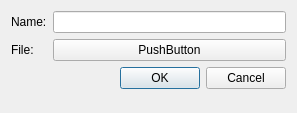
<?xml version="1.0" encoding="UTF-8"?>
<ui version="4.0">
 <class>FileBasedLayerSettingDialog</class>
 <widget class="QDialog" name="FileBasedLayerSettingDialog">
  <property name="geometry">
   <rect>
    <x>0</x>
    <y>0</y>
    <width>297</width>
    <height>113</height>
   </rect>
  </property>
  <property name="windowTitle">
   <string>Dialog</string>
  </property>
  <layout class="QFormLayout" name="formLayout">
   <item row="0" column="0">
    <widget class="QLabel" name="label">
     <property name="text">
      <string>Name:</string>
     </property>
    </widget>
   </item>
   <item row="0" column="1">
    <widget class="QLineEdit" name="name"/>
   </item>
   <item row="1" column="0">
    <widget class="QLabel" name="label_2">
     <property name="text">
      <string>File:</string>
     </property>
    </widget>
   </item>
   <item row="1" column="1">
    <widget class="QPushButton" name="filePath">
     <property name="text">
      <string>PushButton</string>
     </property>
    </widget>
   </item>
   <item row="2" column="0" colspan="2">
    <widget class="QDialogButtonBox" name="buttonBox">
     <property name="orientation">
      <enum>Qt::Horizontal</enum>
     </property>
     <property name="standardButtons">
      <set>QDialogButtonBox::Cancel|QDialogButtonBox::Ok</set>
     </property>
    </widget>
   </item>
  </layout>
 </widget>
 <resources/>
 <connections>
  <connection>
   <sender>buttonBox</sender>
   <signal>accepted()</signal>
   <receiver>FileBasedLayerSettingDialog</receiver>
   <slot>accept()</slot>
   <hints>
    <hint type="sourcelabel">
     <x>248</x>
     <y>254</y>
    </hint>
    <hint type="destinationlabel">
     <x>157</x>
     <y>274</y>
    </hint>
   </hints>
  </connection>
  <connection>
   <sender>buttonBox</sender>
   <signal>rejected()</signal>
   <receiver>FileBasedLayerSettingDialog</receiver>
   <slot>reject()</slot>
   <hints>
    <hint type="sourcelabel">
     <x>316</x>
     <y>260</y>
    </hint>
    <hint type="destinationlabel">
     <x>286</x>
     <y>274</y>
    </hint>
   </hints>
  </connection>
 </connections>
</ui>
